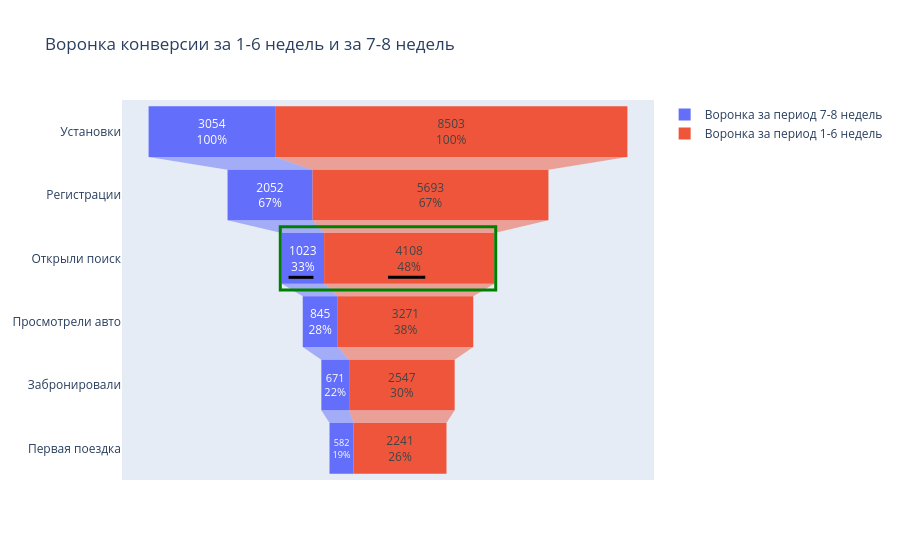

The notebook cell this image was saved under:
### Code cell
#Воронка за 7 и 8 неделю
mask_week78 = df[(df['Неделя']=='Неделя 7')|(df['Неделя']=='Неделя 8')]
stages = df.columns[2:]
values_78 = [mask_week78[x].sum() for x in stages]

mask_week16=df[~((df['Неделя']=='Неделя 7')|(df['Неделя']=='Неделя 8')|(df['Неделя']=='Нед. 1–8'))]
values_16 = [mask_week16[x].sum() for x in stages]

fig = go.Figure()
fig.add_trace(go.Funnel(
    name = "Воронка за период 7-8 недель",
    y = stages,
    x = values_78,
    textinfo = "value+percent initial"
))
fig.add_trace(go.Funnel(
    name = "Воронка за период 1-6 недель",
    y = stages,
    x = values_16,

    textinfo = "value+percent initial"
))
fig.add_shape(
    type="rect",
    x0=-2600,   # левая граница (подгони под свои данные)
    x1=2600,  # правая граница
    y0=1.5,   # индекс категории (между "Регистрации" и "Открыли поиск")
    y1=2.5,   # индекс категории (между "Открыли поиск" и следующей)
    line=dict(color="green", width=3),
    fillcolor="rgba(0,0,0,0)"  # прозрачный
)
fig.add_shape(
    type="line",
    x0=-2400,
    x1=-1800,
    y0=2.3,
    y1=2.3,
    line=dict(color="black", width=3)
)

fig.add_shape(
    type="line",
    x0 = 0,
    x1=900,
    y0=2.3,
    y1=2.3,
    line=dict(color="black", width=3)
)

fig.update_layout(title="Воронка конверсии за 1-6 недель и за 7-8 недель")
fig.show()

### Figure 1 — Plotly figure (JSON) as saved in the notebook; plotly's stock layout.template omitted (floating-point values rounded to 4 significant figures)
{"data": [{"name": "Воронка за период 7-8 недель", "textinfo": "value+percent initial", "type": "funnel", "x": [3054, 2052, 1023, 845, 671, 582], "y": ["Установки", "Регистрации", "Открыли поиск", "Просмотрели авто", "Забронировали", "Первая поездка"]}, {"name": "Воронка за период 1-6 недель", "textinfo": "value+percent initial", "type": "funnel", "x": [8503, 5693, 4108, 3271, 2547, 2241], "y": ["Установки", "Регистрации", "Открыли поиск", "Просмотрели авто", "Забронировали", "Первая поездка"]}], "layout": {"shapes": [{"fillcolor": "rgba(0,0,0,0)", "line": {"color": "green", "width": 3}, "type": "rect", "x0": -2600, "x1": 2600, "y0": 1.5, "y1": 2.5}, {"line": {"color": "black", "width": 3}, "type": "line", "x0": -2400, "x1": -1800, "y0": 2.3, "y1": 2.3}, {"line": {"color": "black", "width": 3}, "type": "line", "x0": 0, "x1": 900, "y0": 2.3, "y1": 2.3}], "title": {"text": "Воронка конверсии за 1-6 недель и за 7-8 недель"}}}
